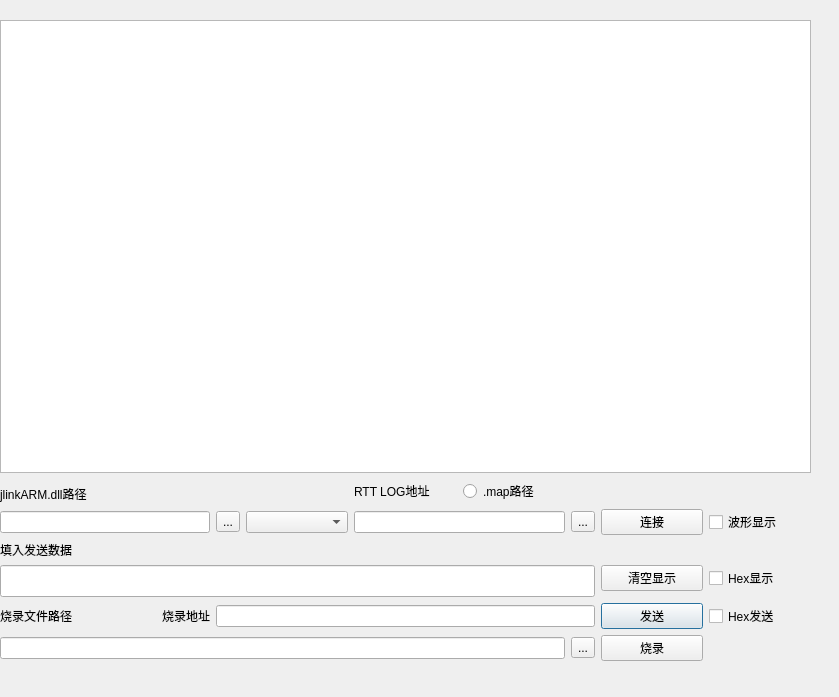
<?xml version="1.0" encoding="UTF-8"?>
<ui version="4.0">
 <class>Dialog</class>
 <widget class="QDialog" name="Dialog">
  <property name="geometry">
   <rect>
    <x>0</x>
    <y>0</y>
    <width>839</width>
    <height>697</height>
   </rect>
  </property>
  <property name="windowTitle">
   <string>Dialog</string>
  </property>
  <widget class="QWidget" name="">
   <property name="geometry">
    <rect>
     <x>0</x>
     <y>20</y>
     <width>811</width>
     <height>641</height>
    </rect>
   </property>
   <layout class="QGridLayout" name="gridLayout">
    <item row="4" column="6">
     <widget class="QToolButton" name="segger_rttmap_tbtn">
      <property name="text">
       <string>...</string>
      </property>
     </widget>
    </item>
    <item row="3" column="0">
     <widget class="QLabel" name="label">
      <property name="text">
       <string>jlinkARM.dll路径</string>
      </property>
     </widget>
    </item>
    <item row="2" column="4" rowspan="2">
     <widget class="QLabel" name="label_2">
      <property name="text">
       <string>RTT LOG地址</string>
      </property>
     </widget>
    </item>
    <item row="4" column="4" colspan="2">
     <widget class="QLineEdit" name="lineEdit_2"/>
    </item>
    <item row="4" column="3">
     <widget class="QComboBox" name="segger_mcu_combox"/>
    </item>
    <item row="4" column="2">
     <widget class="QToolButton" name="segger_jlinkarm_tbtn">
      <property name="text">
       <string>...</string>
      </property>
     </widget>
    </item>
    <item row="8" column="0">
     <widget class="QLabel" name="label_4">
      <property name="text">
       <string>烧录文件路径</string>
      </property>
     </widget>
    </item>
    <item row="8" column="1">
     <widget class="QLabel" name="label_5">
      <property name="layoutDirection">
       <enum>Qt::RightToLeft</enum>
      </property>
      <property name="text">
       <string>烧录地址</string>
      </property>
      <property name="alignment">
       <set>Qt::AlignRight|Qt::AlignTrailing|Qt::AlignVCenter</set>
      </property>
     </widget>
    </item>
    <item row="2" column="5" rowspan="2">
     <widget class="QRadioButton" name="segger_rttmap_rbtn">
      <property name="text">
       <string>.map路径</string>
      </property>
     </widget>
    </item>
    <item row="4" column="0" colspan="2">
     <widget class="QLineEdit" name="segger_jlinkarm_line"/>
    </item>
    <item row="5" column="0">
     <widget class="QLabel" name="label_3">
      <property name="text">
       <string>填入发送数据</string>
      </property>
     </widget>
    </item>
    <item row="6" column="0" rowspan="2" colspan="7">
     <widget class="QLineEdit" name="segger_send_data_line">
      <property name="sizePolicy">
       <sizepolicy hsizetype="Expanding" vsizetype="Expanding">
        <horstretch>0</horstretch>
        <verstretch>0</verstretch>
       </sizepolicy>
      </property>
     </widget>
    </item>
    <item row="8" column="2" colspan="5">
     <widget class="QLineEdit" name="program_addr_line"/>
    </item>
    <item row="9" column="0" colspan="6">
     <widget class="QLineEdit" name="segger_program_line"/>
    </item>
    <item row="9" column="6">
     <widget class="QToolButton" name="program_file_tbtn">
      <property name="text">
       <string>...</string>
      </property>
     </widget>
    </item>
    <item row="8" column="7">
     <widget class="QPushButton" name="segger_send_btn">
      <property name="text">
       <string>发送</string>
      </property>
     </widget>
    </item>
    <item row="9" column="7">
     <widget class="QPushButton" name="segger_program_btn">
      <property name="text">
       <string>烧录</string>
      </property>
     </widget>
    </item>
    <item row="8" column="8">
     <widget class="QCheckBox" name="segger_hexsend_check">
      <property name="text">
       <string>Hex发送</string>
      </property>
     </widget>
    </item>
    <item row="6" column="8">
     <widget class="QCheckBox" name="segger_hexdisp_check">
      <property name="text">
       <string>Hex显示</string>
      </property>
     </widget>
    </item>
    <item row="4" column="8">
     <widget class="QCheckBox" name="segger_wave_check">
      <property name="text">
       <string>波形显示</string>
      </property>
     </widget>
    </item>
    <item row="0" column="0" colspan="9">
     <widget class="QTextEdit" name="segger_disp_text">
      <property name="lineWrapColumnOrWidth">
       <number>0</number>
      </property>
     </widget>
    </item>
    <item row="6" column="7">
     <widget class="QPushButton" name="segger_clear_btn">
      <property name="text">
       <string>清空显示</string>
      </property>
     </widget>
    </item>
    <item row="4" column="7">
     <widget class="QPushButton" name="segger_link_btn">
      <property name="text">
       <string>连接</string>
      </property>
     </widget>
    </item>
   </layout>
  </widget>
 </widget>
 <resources/>
 <connections/>
</ui>
